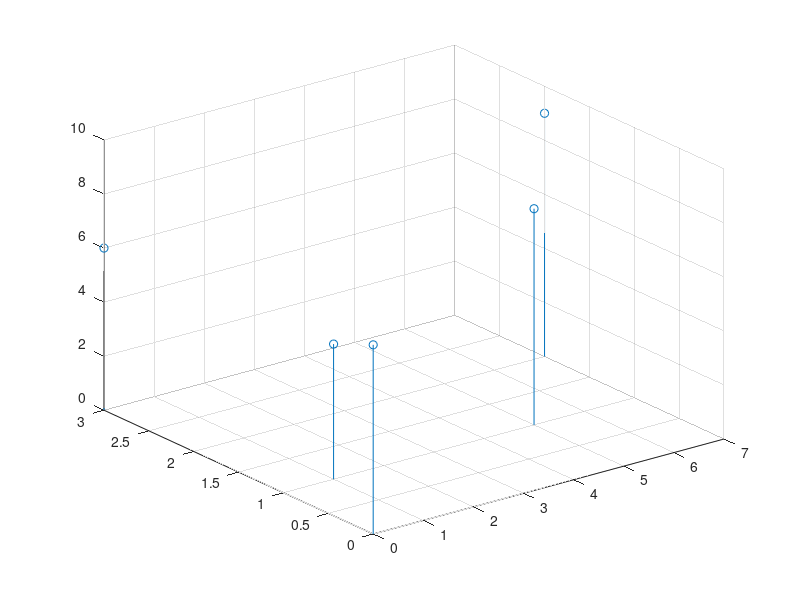

Reproduce this figure in MATLAB. (Note: this script raises an error after producing the figure.)
x = [5 8 9 7 6 5]

y = [4 5 8 7 9 6 ]

plot(x,y)

plot(x) 

x = magic(6) 

plot(x,y)  

plot(x,y,'*')

plot(x,y,'--')

plot(x,y,'Color',[0,0.7,0.9])

plot(x,y,'Color',[0,0.7,1.0])

plot(x,y,'Color',[0,0.7,0.9]); title('2-D line plot'); xlabel('x-axis'); ylabel('values'); 

%Plotting 3D data

A = [1 5 0 7 0]

B = [1 1 0 2 3 ]

C = [5 8 7 9 6]

plot3(A,B,C)

stem3(A,B,C) 

impz(A,B,C) 

%Plotting options

x = rand(10,1);

y = rand(10,1);

z = rand(10,1);

plot(x,y); 

figure, plot(x,y);  % for holding a plot so that it is not over written 


subplot(2,2,1), plot(x,y); 
subplot(2,2,2), plot(x,z); 
subplot(2,2,3), plot(y,z); 
subplot(2,2,4), plot(x,x); 